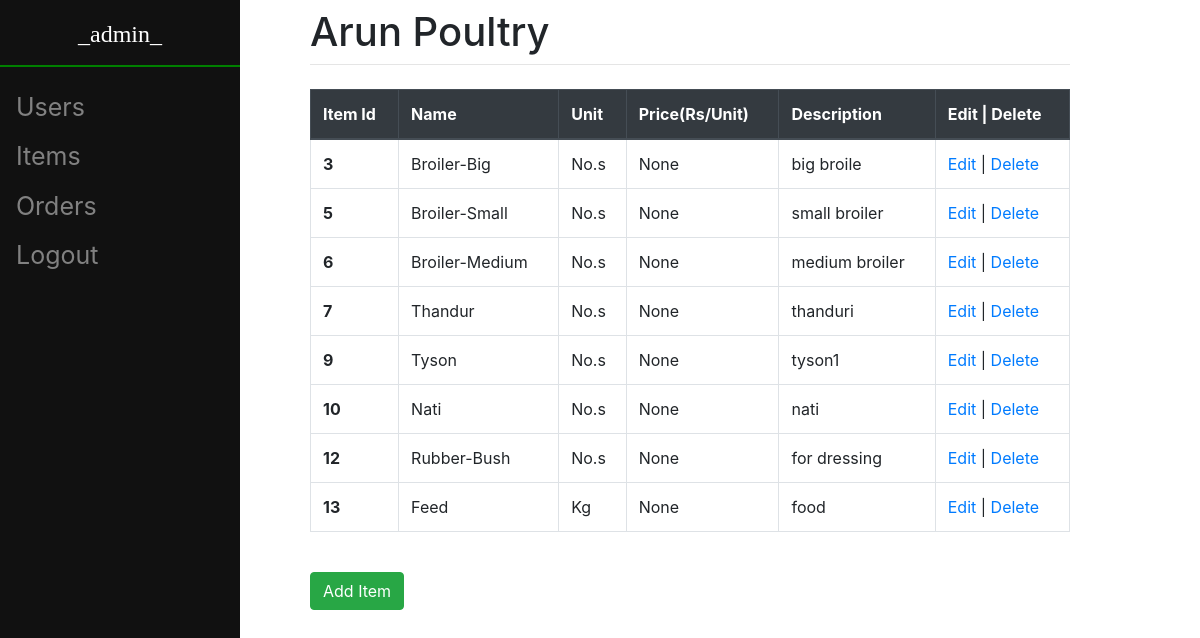
Page /item/view/ (signed in) on the earlier database version.
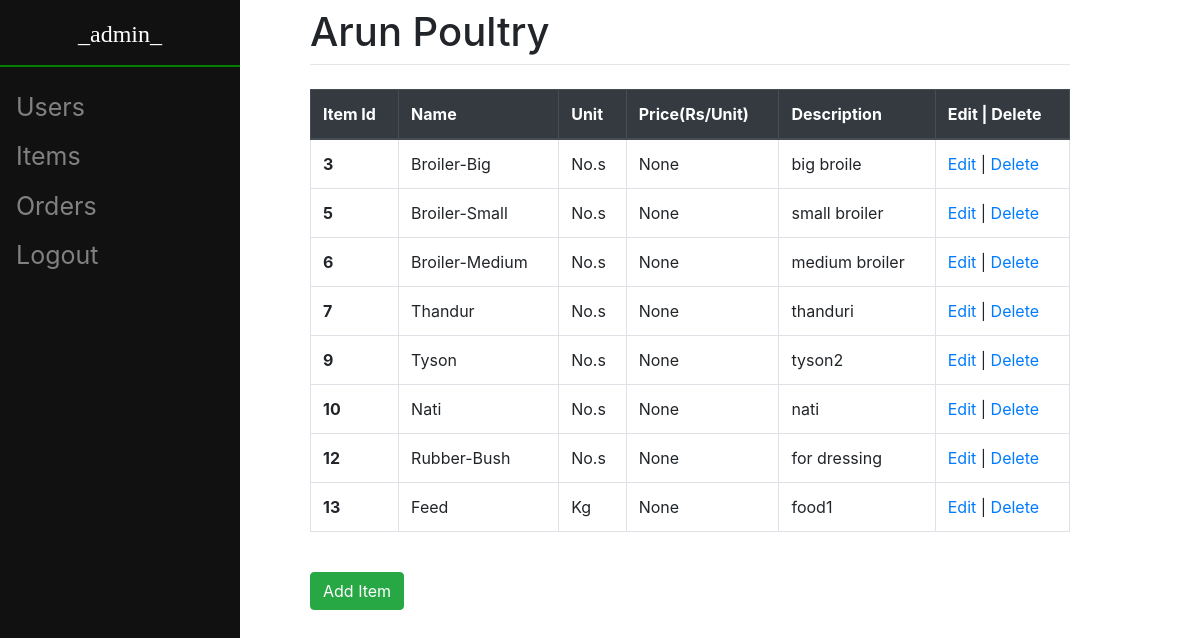
Same page on the later database version.
### item/models.py (models this page shows, shortened)
class Item(models.Model):
	name = models.CharField(max_length = 50, unique = True)
	desc = models.CharField(max_length = 100)
	unit = models.CharField(max_length = 10, default = "No.s")
	price = models.FloatField(null=True)

### item/views.py (the view)
# urls.py: path("view/", views.ItemListView.as_view(), name = "item_view"),
class ItemListView(LRM, ListView):
    model = Item
    template_name = "item/item_list_form.html"
    def get(self, response):
        priv = get_object_or_404(User_Type, user = response.user).privilege
        if priv == False:
            return redirect("/logout/")
        items = Item.objects.all().order_by('id')
        ctx = {'privilege' : priv, 'item_list' : items}
        return render(response, self.template_name, ctx)

### item/templates/item/item_list_form.html (shortened to what this page needs)
{% extends 'orders/base.html' %}
{% block content %}
    {% if privilege == True %}
        {% if item_list %}
            <table class = "table table-bordered table-hover">
                <thead class="thead-dark">
                    <tr>
                        <th scope="col">Item Id</th>
                        <th scope="col">Name</th>
                        <th scope="col">Unit</th>
                        <th scope="col">Price(Rs/Unit)</th>
                        <th scope="col">Description</th>
                        <th scope="col">Edit | Delete</th>
                    </tr>
                </thead>
                <tbody>
                    {% for it in item_list %}
                        <tr>
                            <th scope="row"> {{ it.id }} </th>
                            <td> {{ it.name }} </td>
                            <td> {{ it.unit }} </td>
                            <td> {{ it.price }}</td>
                            <td> {{ it.desc }} </td>
                            <td><a href = "{% url 'item:item_update' it.id %}">Edit</a> | <a href = "{% url 'item:item_delete' it.id %}">Delete</a></td>
                        </tr>
                    {% endfor %}
                </tbody>
            </table>
        {% endif %}
        <br>
        <form method = "get" action = "/item/create/" class = "form-group">
            <button type="submit", name="newItem", value="newItem", class = "btn btn-success">Add Item</button>
        </form>
    {% endif %}
{% endblock %}

Differences in the rows shown:
changed Item "Tyson": desc "tyson1" → "tyson2"
changed Item "Feed": desc "food" → "food1"
